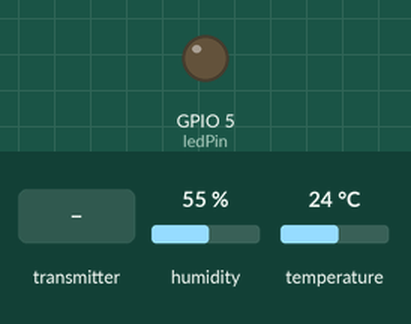
Simulated run of this program. Board: ESP32. On the bench: output pins drawn as LEDs (lit = HIGH). The inputs (shaded band) are chosen by the test bench; at power-on: humidity 55 %, temperature 24 °C. A WiFi scan finds three made-up networks; what the program prints to the serial monitor is not drawn.

Above: at 3.2 s.
3.3 s: the transmitter starts sending bool0 = 1
At 4.3 s:
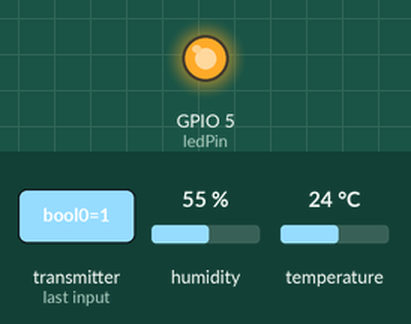
4.8 s: the transmitter starts sending boardId = 1
Timing chart, 0 to 7.8 s (numbered marks = the images above; inputs shaded):
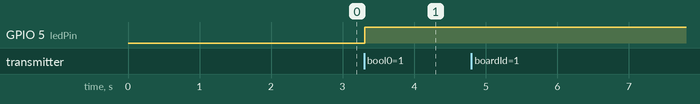

The program:

main.cpp
```cpp
// (licence header left out)
#include <esp_now.h>
#include <esp_wifi.h>
#include <WiFi.h>
#include "DHT.h"


#define BOARD_ID 0


#define DHTPIN 23
#define DHTTYPE DHT22
DHT dht(DHTPIN, DHTTYPE);


// Wifi Access Point SSID
const char *ssid = "iot";


unsigned long previousMillis = 0; // Stores last time temperature was published
const long interval = 2000;       // Interval at which to publish sensor readings
unsigned int readingId = 0;


// TODO : change variables below according to project needs
const int ledPin = 5;
const int btnPin = 25;
const int potPin = 36; //potentiomètre
float temperature = 0;
float humidity = 0;


// MAC Address of the sink
// TODO : enter your sink MAC address here
uint8_t broadcastAddress[] = {0xEC, 0x62, 0x60, 0x5A, 0x7E, 0x78};
esp_now_peer_info_t peerInfo;


// ================================================================================================
// DATA STRUCTURES DEFINITION FOR ESPNOW COMMUNICATION
// (Can be modified according to your needs, warning : must be identical on mote and sink)
//
// Create structure to exchange data through ESP-NOW : Mote->Sink
typedef struct struct_mote2sinkMessage
{
  int boardId;
  int readingId;
  int timeTag;
  float data0;
  float data1;
  float data2;
  float data3;
  float data4;
  float data5;
  bool bool0;
  bool bool1;
  bool bool2;
  bool bool3;
  char text[64];
} struct_mote2sinkMessage;
// Create a struct_message
struct_mote2sinkMessage espNow_moteData;


// Create structure to exchange data through ESP-NOW : Sink->Mote
typedef struct struct_sink2moteMessage
{
  int boardId;
  float data0;
  float data1;
  bool bool0;
  bool bool1;
  bool bool2;
  bool bool3;
  char text[64];
} struct_sink2moteMessage;
struct_sink2moteMessage espNow_incomingMessage;


// ================================================================================================
// Sensor readings :
// TODO : the functions below are examples, adapt to project needs


float floatMap(float x, float in_min, float in_max, float out_min, float out_max)
{
  return (x - in_min) * (out_max - out_min) / (in_max - in_min) + out_min;
}


//Code potentiometre
// float readDHTTemperature()
// {
//   // Sensor readings may also be up to 2 seconds 'old' (its a very slow sensor)
//   // Read temperature as Celsius (the default)
//   //   float t = dht.readTemperature();
//   // read the input on analog pin connected to the potentiometer
//   int analogValue = analogRead(potPin);
//   // Rescale to potentiometer's voltage (from 0V to 3.3V):
//   float simtemp = floatMap(analogValue, 0, 4095, 0, 100.0);


//   float t = simtemp;
//   // Read temperature as Fahrenheit (isFahrenheit = true)
//   // float t = dht.readTemperature(true);
//   // Check if any reads failed and exit early (to try again).
//   if (isnan(t))
//   {
//     Serial.println("Failed to read from DHT sensor!");
//     return 0;
//   }
//   else
//   {
//     Serial.print("Measured temp = ");
//     Serial.println(t);
//     return t;
//   }
// }


float readDHTHumidity()
{
  // Sensor readings may also be up to 2 seconds 'old' (its a very slow sensor)
  float h = dht.readHumidity();
  if (isnan(h))
  {
    Serial.println("Failed to read from DHT sensor!");
    return 0;
  }
  else
  {
    return h;
  }
}


float readDHTTemperature()
{
  // Sensor readings may also be up to 2 seconds 'old' (its a very slow sensor)
   float t = dht.readTemperature();
  if (isnan(t))
  {
    Serial.println("Failed to read from DHT sensor!");
    return 0;
  }
  else
  {
    return t;
  }
}
// ================================================================================================
// Functions for ESP NOW communications
//
// Callback function that will be executed when data is received (sink -> mote)
void espNowOnDataRecv(const uint8_t *mac_addr, const uint8_t *incomingData, int len)
{
  // Copies the sender mac address to a string
  char macStr[18];
  Serial.print("Packet received from MAC = ");
  snprintf(macStr, sizeof(macStr), "%02x:%02x:%02x:%02x:%02x:%02x",
           mac_addr[0], mac_addr[1], mac_addr[2], mac_addr[3], mac_addr[4], mac_addr[5]);
  Serial.print(macStr);
  Serial.print(", length = ");
  Serial.print(len);
  Serial.println(" Bytes");
  memcpy(&espNow_incomingMessage, incomingData, sizeof(espNow_incomingMessage));
  Serial.print(" - boardID : ");
  Serial.println(espNow_incomingMessage.boardId);
  Serial.print(" - data0 : ");
  Serial.println(espNow_incomingMessage.data0);
  Serial.print(" - data1  : ");
  Serial.println(espNow_incomingMessage.data1);
  Serial.print(" - bool0 : ");
  Serial.println(espNow_incomingMessage.bool0);
  Serial.print(" - bool1 : ");
  Serial.println(espNow_incomingMessage.bool1);
  Serial.print(" - bool2 : ");
  Serial.println(espNow_incomingMessage.bool2);
  Serial.print(" - bool3 : ");
  Serial.println(espNow_incomingMessage.bool3);


  // Make a local copy of last received board data
  if (espNow_incomingMessage.boardId != BOARD_ID)
  {
    Serial.println("Message does not correspond to this board Id");
    return;
  }


  if (espNow_incomingMessage.bool0 == 1)
  {
    Serial.println("Board0 led on");
    digitalWrite(ledPin, HIGH);
  }
  else if (espNow_incomingMessage.bool0 == 0)
  {
    Serial.println("Board0 led off");
    digitalWrite(ledPin, LOW);
  }
}


// Callback when data is sent  (mote -> sink)
void espNowOnDataSent(const uint8_t *mac_addr, esp_now_send_status_t status)
{
  Serial.print("\r\nLast Packet Send Status:\t");
  Serial.println(status == ESP_NOW_SEND_SUCCESS ? "Delivery Success" : "Delivery Fail");
}


int32_t getWiFiChannel(const char *ssid)
{
  if (int32_t n = WiFi.scanNetworks())
  {
    for (uint8_t i = 0; i < n; i++)
    {
      if (!strcmp(ssid, WiFi.SSID(i).c_str()))
      {
        return WiFi.channel(i);
      }
    }
  }
  return 0;
}


// ================================================================================================
// Setup and Loop functions below
//
void setup()
{
  // Init Serial Monitor
  dht.begin();
  Serial.begin(115200);


  // TODO : Here perform setup of hardware which is connected to sink (RFID, dht, LEDs, etc.), if needed
  pinMode(ledPin, OUTPUT);
  pinMode(btnPin, INPUT);


  //-----------------------------------------------------------
  // Settings for Wifi configuration


  // Set device as a Wi-Fi Station and set channel
  WiFi.mode(WIFI_STA);
  Serial.print("MAC Address: ");
  Serial.println(WiFi.macAddress());
  int32_t channel = getWiFiChannel(ssid);
  WiFi.printDiag(Serial); // Uncomment to verify channel number before
  esp_wifi_set_promiscuous(true);
  esp_wifi_set_channel(channel, WIFI_SECOND_CHAN_NONE);
  esp_wifi_set_promiscuous(false);
  WiFi.printDiag(Serial); // Uncomment to verify channel change after


  //-----------------------------------------------------------
  // Settings for ESP NOW configuration
  //
  // Init ESP-NOW
  if (esp_now_init() != ESP_OK)
  {
    Serial.println("Error initializing ESP-NOW");
    return;
  }


  // Once ESPNow is successfully Init, we will register for Send CB to
  // get the status of Transmitted packet and get recv packer info
  esp_now_register_send_cb(espNowOnDataSent);
  esp_now_register_recv_cb(esp_now_recv_cb_t(espNowOnDataRecv));


  // Register peer (sink)
  memcpy(peerInfo.peer_addr, broadcastAddress, 6);
  peerInfo.channel = 0;
  peerInfo.encrypt = false;


  // Add peer
  if (esp_now_add_peer(&peerInfo) != ESP_OK)
  {
    Serial.println("Failed to add peer");
    return;
  }
}


// TODO : Modify code below according to project needs, the following is
// only an example (simulation of temperature and humidity)
void loop()
{
  unsigned long currentMillis = millis();
  if (currentMillis - previousMillis >= interval)
  {
#if BOARD_ID == 0 || BOARD_ID == 1
    // Save the last time a new reading was published
    previousMillis = currentMillis;
    espNow_moteData = {};


    // Set values to send
    espNow_moteData.boardId = BOARD_ID;
    espNow_moteData.readingId = readingId++;
    espNow_moteData.timeTag = currentMillis;
    espNow_moteData.data0 = readDHTTemperature();
    espNow_moteData.data1 = readDHTHumidity();
    espNow_moteData.readingId = readingId++;
    char textMsg[] = "Hi Sink, here's my data for you: ";
    memcpy(&espNow_moteData.text, textMsg, sizeof(textMsg));


    // Send message via ESP-NOW
    esp_err_t result = esp_now_send(broadcastAddress, (uint8_t *)&espNow_moteData, sizeof(espNow_moteData));


    Serial.println("temperature");
    Serial.println(espNow_moteData.data0);


    Serial.println("humidite");
    Serial.println(espNow_moteData.data1);


    if (result == ESP_OK)
    {
      Serial.println("Sent with success");
    }
    else
    {
      Serial.println("Error sending the data");
    }
#endif
  }
}
```

Measured:
- after the input at 3.3 s, GPIO 5 (ledPin): LOW → HIGH at once
- after the input at 4.8 s, every drawn part: stays the same
